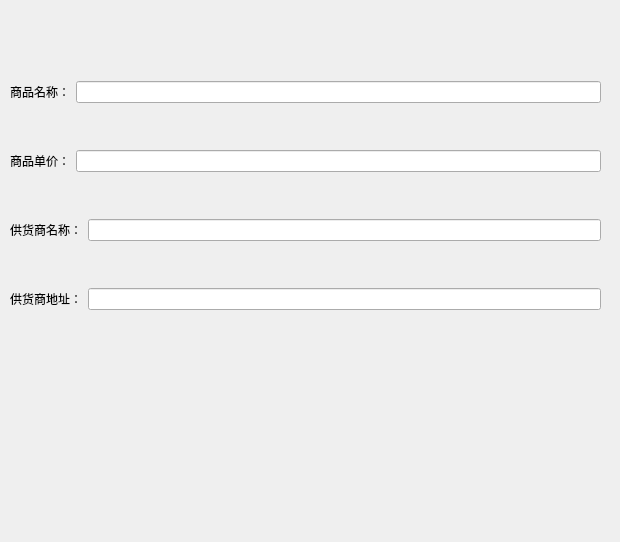
<?xml version="1.0" encoding="UTF-8"?>
<ui version="4.0">
 <class>stock_Dialog</class>
 <widget class="QDialog" name="stock_Dialog">
  <property name="geometry">
   <rect>
    <x>0</x>
    <y>0</y>
    <width>620</width>
    <height>542</height>
   </rect>
  </property>
  <property name="windowTitle">
   <string>Dialog</string>
  </property>
  <widget class="QWidget" name="">
   <property name="geometry">
    <rect>
     <x>10</x>
     <y>40</y>
     <width>591</width>
     <height>311</height>
    </rect>
   </property>
   <layout class="QVBoxLayout" name="verticalLayout_2">
    <item>
     <layout class="QHBoxLayout" name="horizontalLayout">
      <item>
       <widget class="QLabel" name="label">
        <property name="text">
         <string>商品名称：</string>
        </property>
       </widget>
      </item>
      <item>
       <widget class="QLineEdit" name="lineEdit">
        <property name="readOnly">
         <bool>true</bool>
        </property>
       </widget>
      </item>
     </layout>
    </item>
    <item>
     <layout class="QHBoxLayout" name="horizontalLayout_3">
      <item>
       <widget class="QLabel" name="label_3">
        <property name="text">
         <string>商品单价：</string>
        </property>
       </widget>
      </item>
      <item>
       <widget class="QLineEdit" name="lineEdit_2">
        <property name="readOnly">
         <bool>true</bool>
        </property>
       </widget>
      </item>
     </layout>
    </item>
    <item>
     <layout class="QHBoxLayout" name="horizontalLayout_4">
      <item>
       <widget class="QLabel" name="label_4">
        <property name="text">
         <string>供货商名称：</string>
        </property>
       </widget>
      </item>
      <item>
       <widget class="QLineEdit" name="lineEdit_3">
        <property name="readOnly">
         <bool>true</bool>
        </property>
       </widget>
      </item>
     </layout>
    </item>
    <item>
     <layout class="QHBoxLayout" name="horizontalLayout_2">
      <item>
       <widget class="QLabel" name="label_2">
        <property name="text">
         <string>供货商地址：</string>
        </property>
       </widget>
      </item>
      <item>
       <widget class="QLineEdit" name="lineEdit_4">
        <property name="readOnly">
         <bool>true</bool>
        </property>
       </widget>
      </item>
     </layout>
    </item>
   </layout>
  </widget>
 </widget>
 <resources/>
 <connections/>
</ui>
